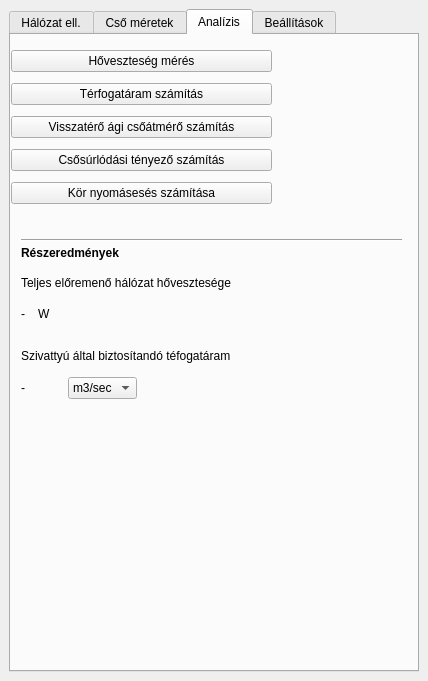
<?xml version="1.0" encoding="UTF-8"?>
<ui version="4.0">
 <class>HmvWidget</class>
 <widget class="QDockWidget" name="HmvWidget">
  <property name="geometry">
   <rect>
    <x>0</x>
    <y>0</y>
    <width>428</width>
    <height>681</height>
   </rect>
  </property>
  <property name="windowTitle">
   <string>HMV Meretezes</string>
  </property>
  <widget class="QWidget" name="dockWidgetContents">
   <layout class="QVBoxLayout" name="verticalLayout_2">
    <item>
     <widget class="QTabWidget" name="tabs_Wdg">
      <property name="currentIndex">
       <number>2</number>
      </property>
      <widget class="QWidget" name="networkVal_tab">
       <attribute name="title">
        <string>Hálózat ell.</string>
       </attribute>
       <widget class="QWidget" name="">
        <property name="geometry">
         <rect>
          <x>0</x>
          <y>10</y>
          <width>341</width>
          <height>491</height>
         </rect>
        </property>
        <layout class="QVBoxLayout" name="verticalLayout">
         <item>
          <widget class="QPushButton" name="validateStart_btn">
           <property name="text">
            <string>Hálózat ellenőrzés</string>
           </property>
          </widget>
         </item>
         <item>
          <layout class="QHBoxLayout" name="horizontalLayout">
           <item>
            <widget class="QLabel" name="checkStatus_label">
             <property name="text">
              <string>Státusz:</string>
             </property>
            </widget>
           </item>
           <item>
            <widget class="QLabel" name="checkStatusValue_label">
             <property name="text">
              <string>Nem Ellenőrzött</string>
             </property>
            </widget>
           </item>
          </layout>
         </item>
         <item>
          <layout class="QHBoxLayout" name="horizontalLayout_2">
           <item>
            <widget class="QLabel" name="numberOfElements_label">
             <property name="text">
              <string>Összes elem száma:</string>
             </property>
            </widget>
           </item>
           <item>
            <widget class="QLabel" name="numberOfElementsValue_label">
             <property name="text">
              <string>0</string>
             </property>
            </widget>
           </item>
          </layout>
         </item>
         <item>
          <layout class="QHBoxLayout" name="horizontalLayout_3">
           <item>
            <widget class="QLabel" name="numberOfErrElements_label">
             <property name="text">
              <string>Hibás elemek száma:</string>
             </property>
            </widget>
           </item>
           <item>
            <widget class="QLabel" name="numberOfErrElementsValue_label">
             <property name="text">
              <string>0</string>
             </property>
            </widget>
           </item>
          </layout>
         </item>
         <item>
          <widget class="QLabel" name="errElementsList_label">
           <property name="text">
            <string>Hibás elemek (csatlakozás nem megfelelő)</string>
           </property>
          </widget>
         </item>
         <item>
          <widget class="QTableView" name="errElements_table"/>
         </item>
        </layout>
       </widget>
      </widget>
      <widget class="QWidget" name="pipeSize_tab">
       <attribute name="title">
        <string>Cső méretek</string>
       </attribute>
       <widget class="QWidget" name="">
        <property name="geometry">
         <rect>
          <x>0</x>
          <y>0</y>
          <width>331</width>
          <height>501</height>
         </rect>
        </property>
        <layout class="QVBoxLayout" name="sizeListBlock">
         <item>
          <layout class="QHBoxLayout" name="addRemoveButtons">
           <item>
            <widget class="QPushButton" name="addSize_btn">
             <property name="text">
              <string>+</string>
             </property>
            </widget>
           </item>
           <item>
            <widget class="QPushButton" name="removeSize_btn">
             <property name="text">
              <string>-</string>
             </property>
            </widget>
           </item>
           <item>
            <widget class="QLabel" name="label">
             <property name="text">
              <string>Méret hozzáadása:</string>
             </property>
            </widget>
           </item>
           <item>
            <widget class="QLineEdit" name="insertSize_txtField"/>
           </item>
          </layout>
         </item>
         <item>
          <widget class="QListView" name="sizeList"/>
         </item>
        </layout>
       </widget>
      </widget>
      <widget class="QWidget" name="analyze_tab">
       <attribute name="title">
        <string>Analízis</string>
       </attribute>
       <widget class="QLabel" name="label_2">
        <property name="geometry">
         <rect>
          <x>10</x>
          <y>210</y>
          <width>121</width>
          <height>16</height>
         </rect>
        </property>
        <property name="font">
         <font>
          <weight>75</weight>
          <bold>true</bold>
         </font>
        </property>
        <property name="text">
         <string>Részeredmények</string>
        </property>
       </widget>
       <widget class="QLabel" name="label_3">
        <property name="geometry">
         <rect>
          <x>10</x>
          <y>310</y>
          <width>261</width>
          <height>21</height>
         </rect>
        </property>
        <property name="text">
         <string>Szivattyú által biztosítandó téfogatáram</string>
        </property>
       </widget>
       <widget class="Line" name="line">
        <property name="geometry">
         <rect>
          <x>10</x>
          <y>195</y>
          <width>381</width>
          <height>21</height>
         </rect>
        </property>
        <property name="orientation">
         <enum>Qt::Horizontal</enum>
        </property>
       </widget>
       <widget class="QLabel" name="label_10">
        <property name="geometry">
         <rect>
          <x>10</x>
          <y>240</y>
          <width>251</width>
          <height>16</height>
         </rect>
        </property>
        <property name="text">
         <string>Teljes előremenő hálózat hővesztesége</string>
        </property>
       </widget>
       <widget class="QWidget" name="">
        <property name="geometry">
         <rect>
          <x>0</x>
          <y>10</y>
          <width>261</width>
          <height>168</height>
         </rect>
        </property>
        <layout class="QVBoxLayout" name="verticalLayout_3">
         <item>
          <widget class="QPushButton" name="heatlossStart_btn">
           <property name="text">
            <string>Hőveszteség mérés</string>
           </property>
          </widget>
         </item>
         <item>
          <widget class="QPushButton" name="flowRateStart_btn">
           <property name="text">
            <string>Térfogatáram számítás</string>
           </property>
          </widget>
         </item>
         <item>
          <widget class="QPushButton" name="returnPipeDiaStart_btn">
           <property name="text">
            <string>Visszatérő ági csőátmérő számítás</string>
           </property>
          </widget>
         </item>
         <item>
          <widget class="QPushButton" name="pipeDragStart_btn">
           <property name="text">
            <string>Csősúrlódási tényező számítás</string>
           </property>
          </widget>
         </item>
         <item>
          <widget class="QPushButton" name="presurreLossStart_btn">
           <property name="text">
            <string>Kör nyomásesés számítása</string>
           </property>
          </widget>
         </item>
        </layout>
       </widget>
       <widget class="QWidget" name="">
        <property name="geometry">
         <rect>
          <x>10</x>
          <y>340</y>
          <width>116</width>
          <height>26</height>
         </rect>
        </property>
        <layout class="QHBoxLayout" name="horizontalLayout_8">
         <item>
          <widget class="QLabel" name="circFlow_label">
           <property name="text">
            <string>-</string>
           </property>
          </widget>
         </item>
         <item>
          <widget class="QComboBox" name="circFlow_combo">
           <item>
            <property name="text">
             <string>m3/sec</string>
            </property>
           </item>
           <item>
            <property name="text">
             <string>dm3/h</string>
            </property>
           </item>
          </widget>
         </item>
        </layout>
       </widget>
       <widget class="QWidget" name="">
        <property name="geometry">
         <rect>
          <x>10</x>
          <y>270</y>
          <width>30</width>
          <height>18</height>
         </rect>
        </property>
        <layout class="QHBoxLayout" name="horizontalLayout_9">
         <item>
          <widget class="QLabel" name="totalHeatloss_label">
           <property name="text">
            <string>-</string>
           </property>
          </widget>
         </item>
         <item>
          <widget class="QLabel" name="label_12">
           <property name="text">
            <string>W</string>
           </property>
          </widget>
         </item>
        </layout>
       </widget>
      </widget>
      <widget class="QWidget" name="settings_tab">
       <attribute name="title">
        <string>Beállítások</string>
       </attribute>
       <widget class="QWidget" name="">
        <property name="geometry">
         <rect>
          <x>10</x>
          <y>40</y>
          <width>345</width>
          <height>91</height>
         </rect>
        </property>
        <layout class="QVBoxLayout" name="verticalLayout_4">
         <item>
          <layout class="QHBoxLayout" name="horizontalLayout_7">
           <item>
            <widget class="QLabel" name="label_8">
             <property name="text">
              <string>Sűrűség</string>
             </property>
            </widget>
           </item>
           <item>
            <widget class="QLineEdit" name="density_txtField"/>
           </item>
           <item>
            <widget class="QLabel" name="label_9">
             <property name="text">
              <string>kg/m3</string>
             </property>
            </widget>
           </item>
          </layout>
         </item>
         <item>
          <layout class="QHBoxLayout" name="horizontalLayout_6">
           <item>
            <widget class="QLabel" name="label_6">
             <property name="text">
              <string>Fajhő</string>
             </property>
            </widget>
           </item>
           <item>
            <widget class="QLineEdit" name="specificHeat_txtField"/>
           </item>
           <item>
            <widget class="QLabel" name="label_7">
             <property name="text">
              <string>J/kgK</string>
             </property>
            </widget>
           </item>
          </layout>
         </item>
         <item>
          <layout class="QHBoxLayout" name="horizontalLayout_5">
           <item>
            <widget class="QLabel" name="label_4">
             <property name="text">
              <string>Δϑ</string>
             </property>
            </widget>
           </item>
           <item>
            <widget class="QLineEdit" name="deltaTheta_txtField"/>
           </item>
           <item>
            <widget class="QLabel" name="label_5">
             <property name="text">
              <string>K</string>
             </property>
            </widget>
           </item>
          </layout>
         </item>
        </layout>
       </widget>
       <widget class="QWidget" name="">
        <property name="geometry">
         <rect>
          <x>170</x>
          <y>0</y>
          <width>210</width>
          <height>32</height>
         </rect>
        </property>
        <layout class="QHBoxLayout" name="horizontalLayout_4">
         <item>
          <widget class="QPushButton" name="resetSettings_btn">
           <property name="text">
            <string>Visszaállítás</string>
           </property>
          </widget>
         </item>
         <item>
          <widget class="QPushButton" name="saveSettings_btn">
           <property name="text">
            <string>Mentés</string>
           </property>
          </widget>
         </item>
        </layout>
       </widget>
      </widget>
     </widget>
    </item>
   </layout>
  </widget>
 </widget>
 <resources/>
 <connections/>
</ui>
